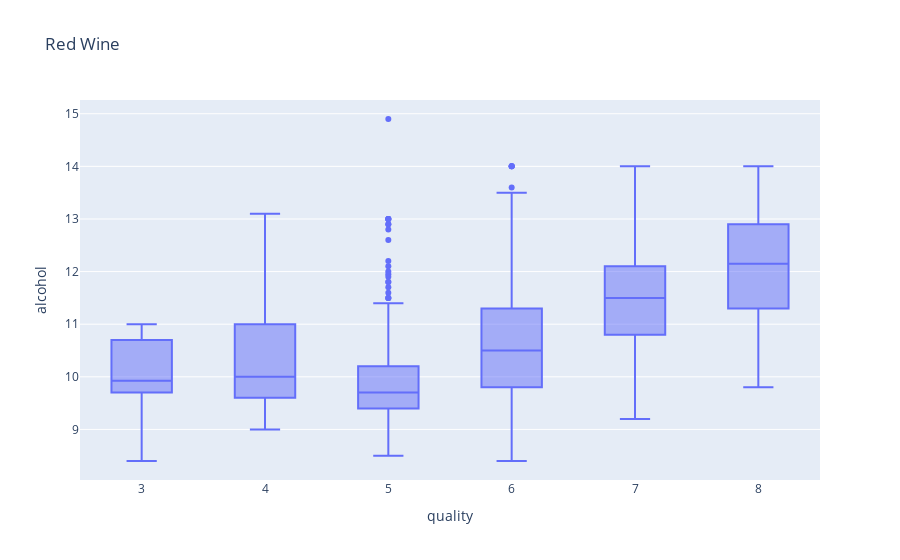

The cell this chart's notebook holds for it:
### Markdown cell above
It appears that we have a very similar distribution in both white and red white. We should most likely include the outliers in highest bin in both, and try and bin up the alcohol in both and see if that improves correlation. We will need to decide wheather it is relvent to keep the bin of 8-9% in white or not, and how to handle the same bin in red.

### Code cell
px.box(red_wine_data,x="quality",y="alcohol",title="Red Wine")

### Figure 1 — Plotly figure (JSON) as saved in the notebook; plotly's stock layout.template omitted (floating-point values rounded to 4 significant figures; data arrays with more than 128 entries replaced by an {"elided": "..."} marker saying what was removed)
{"data": [{"alignmentgroup": "True", "hovertemplate": "quality=%{x}<br>alcohol=%{y}<extra></extra>", "legendgroup": "", "marker": {"color": "#636efa"}, "name": "", "notched": false, "offsetgroup": "", "orientation": "v", "showlegend": false, "type": "box", "x": {"elided": "1599 int values"}, "x0": " ", "xaxis": "x", "y": {"elided": "1599 float values"}, "y0": " ", "yaxis": "y"}], "layout": {"boxmode": "group", "legend": {"tracegroupgap": 0}, "title": {"text": "Red Wine"}, "xaxis": {"anchor": "y", "domain": [0, 1], "title": {"text": "quality"}}, "yaxis": {"anchor": "x", "domain": [0, 1], "title": {"text": "alcohol"}}}}
